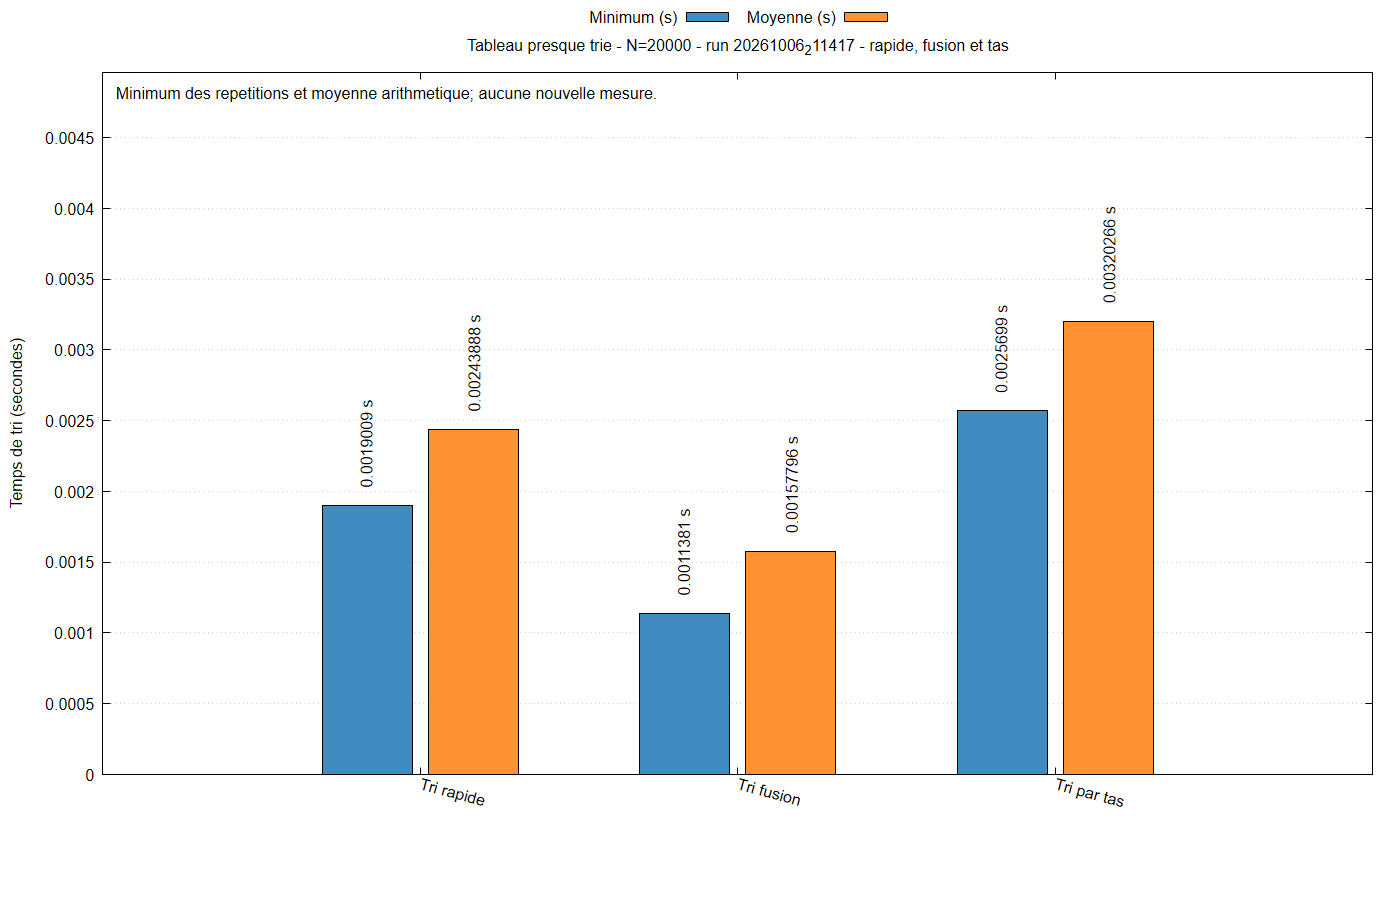

The script that saved this image:
set encoding utf8
set terminal pngcairo size 1400,900 font 'Arial,12'
set output 'graphiques/20261006_211417/histogrammes/presque_trie_20000_rapides.png'
set datafile separator ';'
set datafile missing 'non_mesure'
set title 'Tableau presque trie - N=20000 - run 20261006_211417 - rapide, fusion et tas'
set ylabel 'Temps de tri (secondes)'
set style data histograms
set style histogram clustered gap 1
set style fill solid 0.85 border -1
set boxwidth 0.85
set grid ytics
set key outside top center horizontal
set xtics rotate by -15
set bmargin 7
set yrange [0:0.004964123]
set label 1 'Minimum des repetitions et moyenne arithmetique; aucune nouvelle mesure.' at graph 0.01,0.97 front
plot 'graphiques/20261006_211417/histogrammes/presque_trie_20000_rapides.dat' every ::1 using 2:xticlabels(1) title 'Minimum (s)' lc rgb '#1f77b4', '' every ::1 using 3 title 'Moyenne (s)' lc rgb '#ff7f0e', '' every ::1 using ($0-0.17):2:(sprintf('%.6g s',column(2))) with labels rotate by 90 left offset 0,1 notitle, '' every ::1 using ($0+0.17):3:(sprintf('%.6g s',column(3))) with labels rotate by 90 left offset 0,1 notitle
unset output
